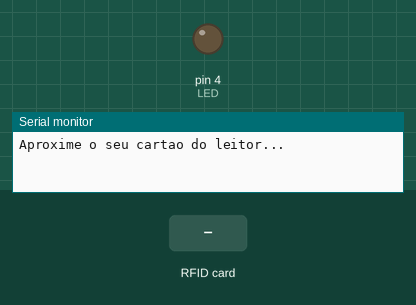
Recording of a sketch running on a simulated Arduino Mega 2560, built with avr-gcc and run on an emulated ATmega2560. Parts: output pins drawn as LEDs (lit = HIGH), the last lines printed to the serial monitor. The inputs (shaded band) are chosen by the test bench. Pins used as bus, display or sensor lines are not drawn.

Above: at 1.2 s.
1.3 s: RFID card 5E 7A 19 C4 held to the reader
At 2.0 s:
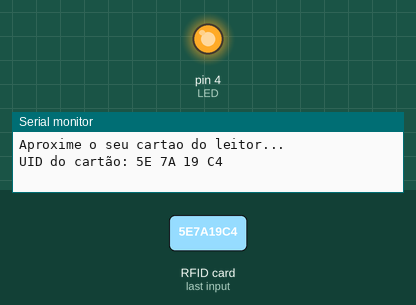
Timing chart, 0 to 4.3 s (numbered marks = the images above; inputs shaded):
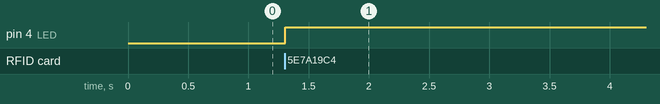

Measured:
- after the input at 1.3 s, pin 4 (LED): LOW → HIGH at once

The sketch:

cartao_RFID.ino
```cpp
#include <SPI.h>
#include <MFRC522.h>

#define SS_PIN 53 // Arduino Mega
#define RST_PIN 5 // Arduino Mega
#define LED 4

MFRC522 mfrc522(SS_PIN, RST_PIN);

void setup() {
  pinMode(LED, OUTPUT);
  SPI.begin();         // Inicia comunicação (protocolo) SPI bus
  mfrc522.PCD_Init();  // Inicia a instância MFRC522

  Serial.begin(9600);  // Inicia comunicação Serial em 9600 baud rate
  initialMessage();
}

void loop() {
  // Verifica novos cartões: Aguarda a proximidade do cartão ou tag
  if (!mfrc522.PICC_IsNewCardPresent()) return;

  // Verifica a porta serial para leitura: Seleciona o cartão
  if (!mfrc522.PICC_ReadCardSerial()) return;

  twinkleLed();

  // Mostra UID na serial
  Serial.print("UID do cartão:");
  String contentTag = "";

  for (byte i = 0; i < mfrc522.uid.size; i++) {
    Serial.print(mfrc522.uid.uidByte[i] < 0x10 ? " 0" : " ");
    Serial.print(mfrc522.uid.uidByte[i], HEX);
    contentTag.concat(String(mfrc522.uid.uidByte[i] < 0x10 ? " 0" : " "));
    contentTag.concat(String(mfrc522.uid.uidByte[i], HEX));
  }
  Serial.println();
}

void initialMessage() {
  Serial.println("Aproxime o seu cartao do leitor...");
  Serial.println();
  digitalWrite(LED, LOW);
}

void twinkleLed() {
  digitalWrite(LED, !digitalRead(LED));
  delay(500);
}
```
